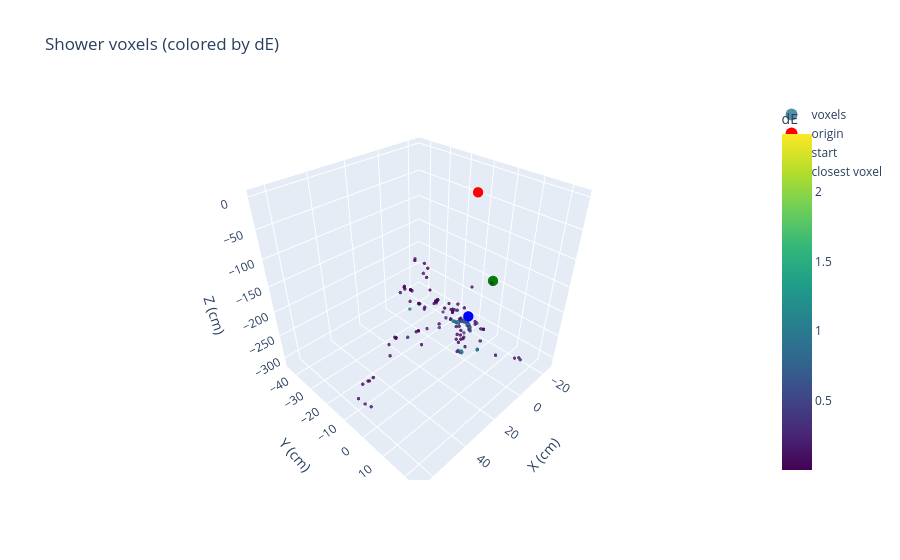

Source (notebook cell):
### Code cell
import numpy as np
import plotly.graph_objects as go

# assume: event_vx, start_point, positions_cm, distance_point_to_origin already defined
shower_x = event_vx[:, 0]
shower_y = event_vx[:, 1]
shower_z = event_vx[:, 2]
shower_dE = event_vx[:, 3]

closest_idx = int(np.argmin(distance_point_to_origin))
closest_pt = positions_cm[closest_idx]

fig = go.Figure()

fig.add_trace(go.Scatter3d(
    x=shower_x, y=shower_y, z=shower_z,
    mode='markers',
    marker=dict(size=2, color=shower_dE, colorscale='Viridis', colorbar=dict(title='dE'), opacity=0.8),
    name='voxels'
))

fig.add_trace(go.Scatter3d(x=[0], y=[0], z=[0],
    mode='markers', marker=dict(size=6, color='red'), name='origin'))

fig.add_trace(go.Scatter3d(x=[start_point[0]], y=[start_point[1]], z=[start_point[2]],
    mode='markers', marker=dict(size=6, color='blue'), name='start'))

fig.add_trace(go.Scatter3d(x=[closest_pt[0]], y=[closest_pt[1]], z=[closest_pt[2]],
    mode='markers', marker=dict(size=6, color='green'), name='closest voxel'))

fig.update_layout(
    title='Shower voxels (colored by dE)',
    scene=dict(xaxis_title='X (cm)', yaxis_title='Y (cm)', zaxis_title='Z (cm)'),
    legend=dict(itemsizing='constant')
)

fig.show()

### Figure 1 — Plotly figure (JSON) as saved in the notebook; plotly's stock layout.template omitted (floating-point values rounded to 4 significant figures; data arrays with more than 128 entries replaced by an {"elided": "..."} marker saying what was removed)
{"data": [{"marker": {"color": {"elided": "241 float values"}, "colorbar": {"title": {"text": "dE"}}, "colorscale": [[0, "#440154"], [0.1111, "#482878"], [0.2222, "#3e4989"], [0.3333, "#31688e"], [0.4444, "#26828e"], [0.5556, "#1f9e89"], [0.6667, "#35b779"], [0.7778, "#6ece58"], [0.8889, "#b5de2b"], [1, "#fde725"]], "opacity": 0.8, "size": 2}, "mode": "markers", "name": "voxels", "type": "scatter3d", "x": {"elided": "241 float values"}, "y": {"elided": "241 float values"}, "z": {"elided": "241 float values"}}, {"marker": {"color": "red", "size": 6}, "mode": "markers", "name": "origin", "type": "scatter3d", "x": [0], "y": [0], "z": [0]}, {"marker": {"color": "blue", "size": 6}, "mode": "markers", "name": "start", "type": "scatter3d", "x": [0], "y": [0], "z": [-220.7]}, {"marker": {"color": "green", "size": 6}, "mode": "markers", "name": "closest voxel", "type": "scatter3d", "x": [-23.44], "y": [-2.976], "z": [-194.6]}], "layout": {"legend": {"itemsizing": "constant"}, "scene": {"xaxis": {"title": {"text": "X (cm)"}}, "yaxis": {"title": {"text": "Y (cm)"}}, "zaxis": {"title": {"text": "Z (cm)"}}}, "title": {"text": "Shower voxels (colored by dE)"}}}
